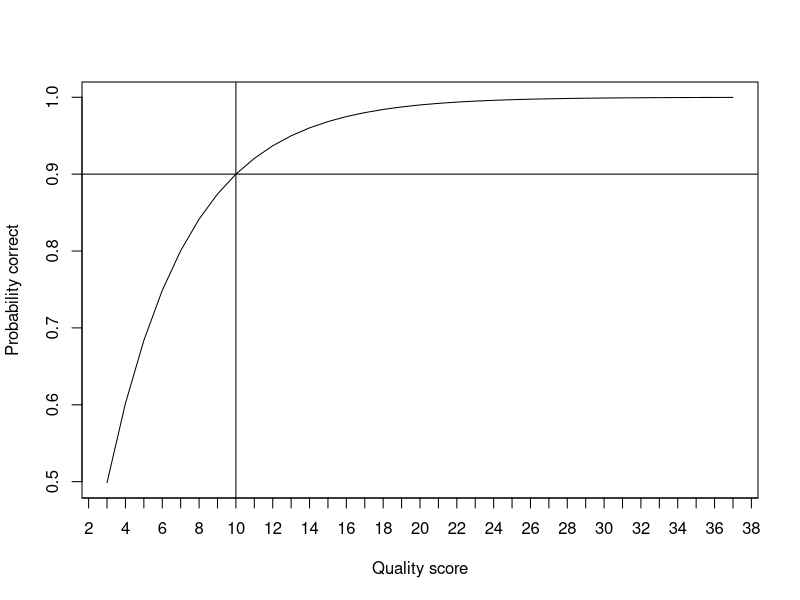
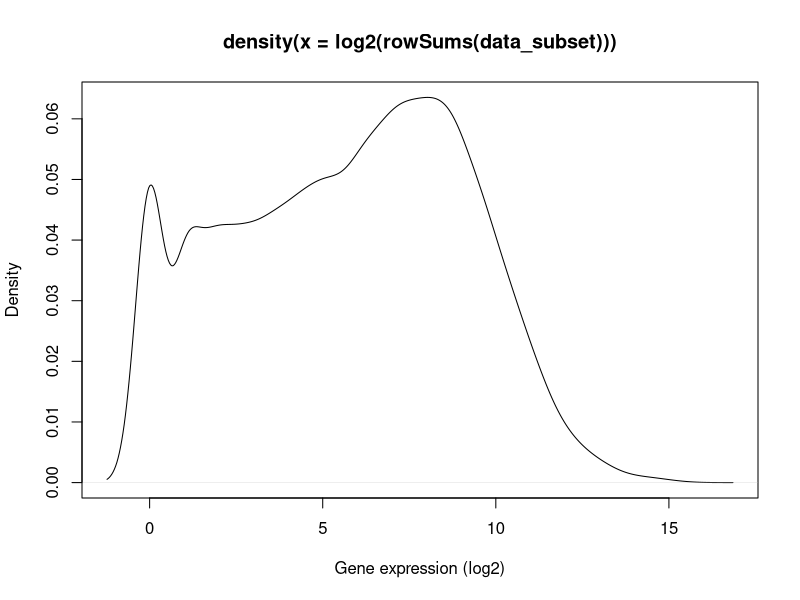

Reproduce these figures in R, in order. (Note: this script raises an error after producing the figures.)
## ---- chunk 1
p <- function(q){ return(10^{-q/10}) }
p(10)
plot(3:37, 1-p(3:37), xaxt='n', type='l', xlab='Quality score', ylab='Probability correct')
axis(1, 0:40); abline(h=0.9, v=10)
## ---- chunk 2
getwd()
setwd("/Users/davetang/slidify_test/data/")
data <- read.table("pnas_expression.txt", header=TRUE, sep="\t", stringsAsFactors = FALSE)
head(data, 5)
## ---- chunk 3
class(data)
dim(data)
data[1,]
## ---- chunk 4
data_subset <- data[,-9]
dim(data_subset)
head(data_subset)
## ---- chunk 5
row.names(data_subset) <- data_subset[,1]
data_subset <- data_subset[,-1]
head(data_subset)
## ---- chunk 6
plot(density(log2(rowSums(data_subset))), xlab="Gene expression (log2)")
## ---- chunk 7
dim(data_subset)
data_subset <- subset(data_subset, rowSums(data_subset)>50)
dim(data_subset)
## ---- chunk 8
library(edgeR)
group <- c(rep("Control",4), rep("Test",3))
d <- DGEList(counts = data_subset, group=group)
#data normalisation
d <- calcNormFactors(d, method="TMM")
d <- estimateDisp(d)
et <- exactTest(d)
summary(de <- decideTestsDGE(et, p=0.05, adjust="BH"))
## ---- chunk 9
detags <- rownames(d)[as.logical(de)]
plotSmear(et, de.tags=detags)
abline(h = c(-2, 2), col = "blue")
## ---- chunk 10
topTags(et, n=5)
data_subset['ENSG00000151503',]
## ---- chunk 11
my_genes <- data_subset[row.names(topTags(et, n=100)),]
head(my_genes, 3)
write.table(my_genes, file = "my_genes.tsv", quote = FALSE, sep = "\t")
## ---- chunk 12
#a vs. b, a vs. c, b vs. c
choose(3,2)
choose(1000, 2)
choose(30000, 2)
## ---- chunk 13
plot(1000:30000, log2(choose(1000:30000, 2)), type='l', xlab="n", ylab="Pairwise comparisons (log2)")
## ---- chunk 14
library(IRanges)
ir <- IRanges(5,10)
ir
ir <- IRanges(start=c(3,5,17), end=c(10,8,20))
ir
